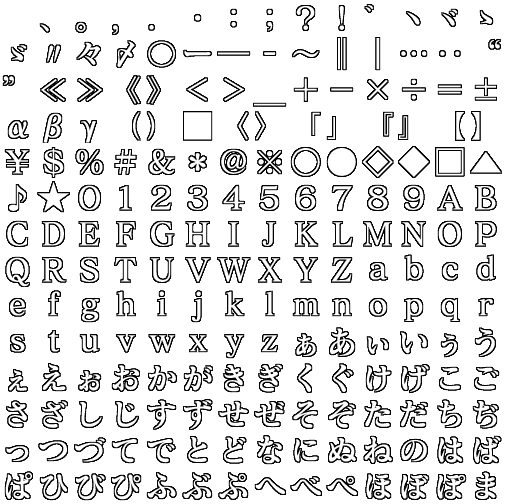
#> input picture glyphTable/seif/entry_002.png, 512 x 504 px
$ python -i character_to_glyph_table_tool.py   (imports and definitions only)
#> lines starting #> are read from the running program, lines starting #| are printed output that depends on the picture; after the words box and inside, x2 and y2 are one past the last pixel; in counts of white or black regions, pixels touching at a corner belong together
#> further down, picture is the input picture: PIL image 512x504 P; mean R, G, B, A 29.1, 29.1, 29.1, 59.6
import os
import json
import subprocess
import numpy as np
from pathlib import Path
from Constants import normal_char
from PIL import Image, ImageDraw, ImageFont, ImageFilter

FONT_STYLE_WHITE = "white"
FONT_STYLE_OUTLINE = "outline"

# 最终的颜色值 = MAX_COLORS_PER_IMAGE * ALPHA_LEVELS
# 例如 4bpp = 8 * 2 = 4 * 4
# 纯白最大的调色板数量
WHITE_MAX_COLORS_PER_IMAGE = 8
# 纯白透明度分级数量（比如 2/4/6/8）
WHITE_ALPHA_LEVELS = 2

# 黑色描边最大的调色板数量
OUTLINE_MAX_COLORS_PER_IMAGE = 4
# 黑色描边透明度分级数量（比如 2/4/6/8）
OUTLINE_ALPHA_LEVELS = 3

# Unsharp 强度（0.5 - 2.0 范围）
UNSHARP_AMOUNT = 0.8
# Unsharp 高斯模糊半径
UNSHARP_RADIUS = 2.0


def optimize_alpha_unsharp(pil_img, amount=1.2, radius=1.0, threshold=0):
    """
    对 RGBA 图像的 alpha 通道做 Unsharp Mask，返回修改后 RGBA PIL Image。
    如果没有 scipy，也会使用 PIL 的 GaussianBlur 做近似。
    """
#> called with amount = 1.2, radius = 1, threshold = 0
    if pil_img.mode != "RGBA":
        pil_img = pil_img.convert("RGBA")
    arr = np.array(pil_img, dtype=np.float32)
    alpha = arr[:, :, 3]
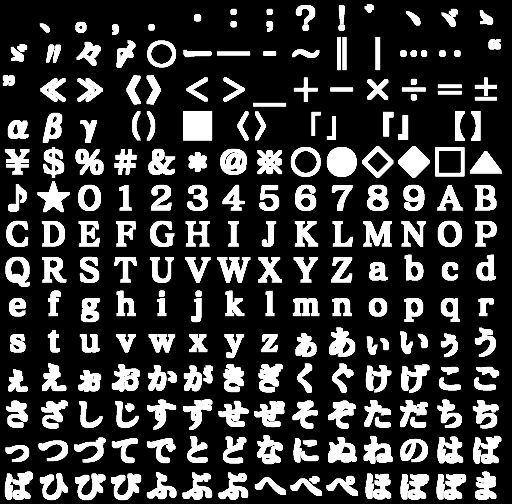
#> alpha: shape (504, 512) float32; min 0, max 255, mean 59.6

    try:
        # 优先使用 scipy 的 gaussian_filter
        from scipy import ndimage
        blurred = ndimage.gaussian_filter(alpha, sigma=radius)
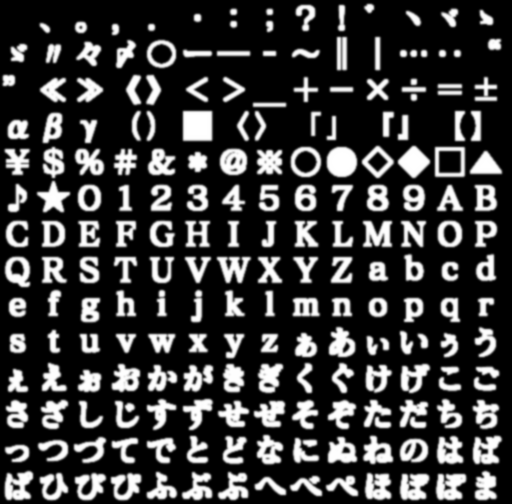
#> blurred: shape (504, 512) float32; min 0, max 255, mean 59.6
    except Exception:
        # 回退：PIL 的 GaussianBlur（注意：PIL blur 对数组要先转回图像）
        blurred_img = Image.fromarray(alpha.astype(np.uint8)).filter(ImageFilter.GaussianBlur(radius))
        blurred = np.array(blurred_img, dtype=np.float32)

    mask = alpha - blurred
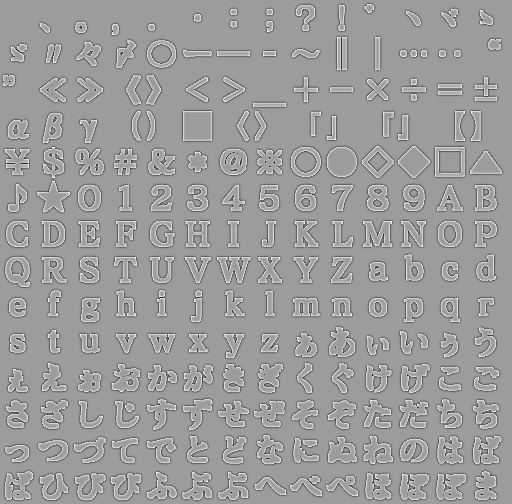
#> mask: shape (504, 512) float32; min -207.6, max 131.1, mean 0; drawn with min black and max white
    if threshold > 0:
        mask = np.where(np.abs(mask) > threshold, mask, 0.0)

    enhanced = alpha + amount * mask
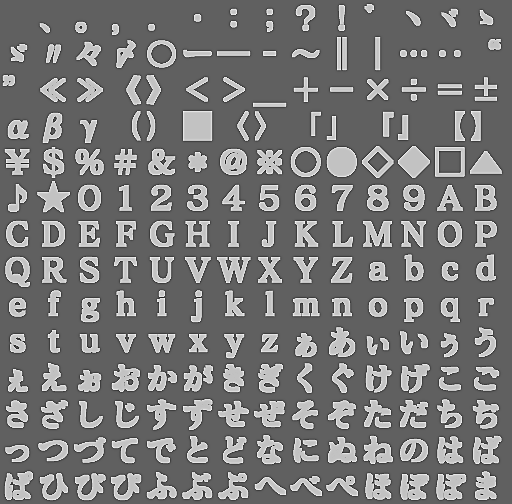
#> enhanced: shape (504, 512) float32; min -249.2, max 412.3, mean 59.6; drawn with min black and max white
    enhanced = np.clip(enhanced, 0, 255)

    # 保留原始严格透明和完全不透明的决策（避免核心被扭曲）
    core_mask = alpha >= 240
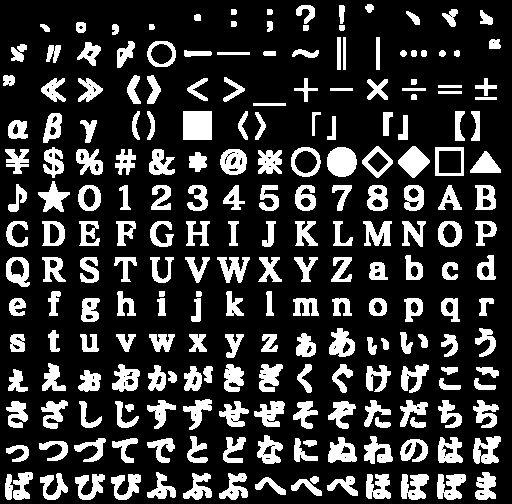
#> core_mask: shape (504, 512) bool; 21.5% white; 221 white regions, largest, box (x1, y1, x2, y2) and area: (183, 111, 212, 140) 841, (327, 147, 357, 177) 727, (398, 146, 430, 178) 589
    enhanced[core_mask] = 255
#> enhanced: shape (504, 512) float32; min 0, max 255, mean 60

    arr[:, :, 3] = enhanced.astype(np.uint8)
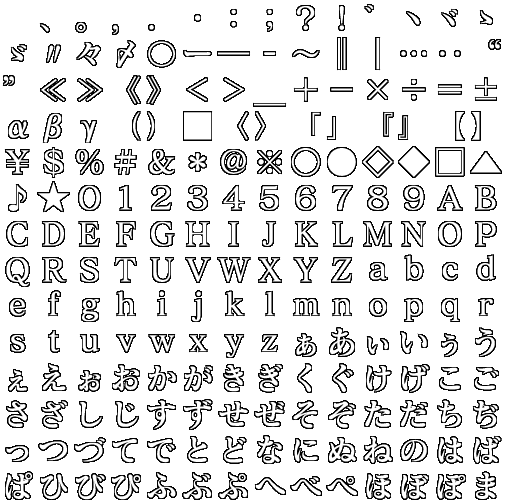
#> arr: shape (504, 512, 4) float32; mean R, G, B, A 29.1, 29.1, 29.1, 60; transparent parts drawn white
    return Image.fromarray(arr.astype(np.uint8))


# [330 lines left out: functions quantize_alpha_levels, draw_char_into_cell_mask, quantize_alpha, optimize_image_palette, render_chars_to_images, not called in this run]


# 备选字体方案
# seif/sein: 都选用 YanZhenQingDuoBaoTaBei.ttf【颜真卿多宝塔碑体】(对应游戏默认字体: 明朝)
# marf/marn: 都选用 GongFanLiZhongYuan.ttf【中圆】(对应游戏默认字体: 丸ゴシック{圆黑体})
# popf/popn: 都选用 KeAiPao-TaoZiJiu.ttf【可爱泡芙-桃子酒】(对应游戏默认字体: ボップ{泡泡体})
# gotf/gotn: 都选用 SanJiLuoLiHei-Cu.ttf【三极罗丽黑-粗】(对应游戏默认字体: ゴシック{黑体})

# 配置选项
config = {
    "seif": {
        "table_dir": "glyphTable/type/se/seif",
        "font": "glyphTable/font/YanZhenQingDuoBaoTaBei.ttf",
        "output_dir": "glyphTable/modified/seif",
        "base_font_size": 6,
        "baseline_point": 0.6,
        "outline_width": 1,
        "mode": FONT_STYLE_OUTLINE,
    },
    "sein": {
        "table_dir": "glyphTable/type/se/sein",
        "font": "glyphTable/font/YanZhenQingDuoBaoTaBei.ttf",
        "output_dir": "glyphTable/modified/sein",
        "base_font_size": 6,
        "baseline_point": 0.6,
        "outline_width": 1,
        "mode": FONT_STYLE_WHITE,
    },

    "marf": {
        "table_dir": "glyphTable/type/mar/marf",
        "font": "glyphTable/font/GongFanLiZhongYuan.ttf",
        "output_dir": "glyphTable/modified/marf",
        "base_font_size": 10,
        "baseline_point": 0.52,
        "outline_width": 1,
        "mode": FONT_STYLE_OUTLINE,
    },
    "marn": {
        "table_dir": "glyphTable/type/mar/marn",
        "font": "glyphTable/font/GongFanLiZhongYuan.ttf",
        "output_dir": "glyphTable/modified/marn",
        "base_font_size": 10,
        "baseline_point": 0.52,
        "outline_width": 1,
        "mode": FONT_STYLE_WHITE,
    },

    "popf": {
        "table_dir": "glyphTable/type/pop/popf",
        "font": "glyphTable/font/KeAiPao-TaoZiJiu.ttf",
        "output_dir": "glyphTable/modified/popf",
        "base_font_size": 8,
        "baseline_point": 0.6,
        "outline_width": 1,
        "mode": FONT_STYLE_OUTLINE,
    },
    "popn": {
        "table_dir": "glyphTable/type/pop/popn",
        "font": "glyphTable/font/KeAiPao-TaoZiJiu.ttf",
        "output_dir": "glyphTable/modified/popn",
        "base_font_size": 8,
        "baseline_point": 0.6,
        "outline_width": 1,
        "mode": FONT_STYLE_WHITE,
    },

    "gotf": {
        "table_dir": "glyphTable/type/got/gotf",
        "font": "glyphTable/font/SanJiLuoLiHei-Cu.ttf",
        "output_dir": "glyphTable/modified/gotf",
        "base_font_size": 9,
        "baseline_point": 0.5,
        "outline_width": 1,
        "mode": FONT_STYLE_OUTLINE,
    },
    "gotn": {
        "table_dir": "glyphTable/type/got/gotn",
        "font": "glyphTable/font/SanJiLuoLiHei-Cu.ttf",
        "output_dir": "glyphTable/modified/gotn",
        "base_font_size": 9,
        "baseline_point": 0.5,
        "outline_width": 1,
        "mode": FONT_STYLE_WHITE,
    }
}

# [42 lines not run here, left out]

>>> from PIL import Image
>>> picture = Image.open('glyphTable/seif/entry_002.png')
>>> result = optimize_alpha_unsharp(picture)

$ run again, on glyphTable/seif/entry_010.png
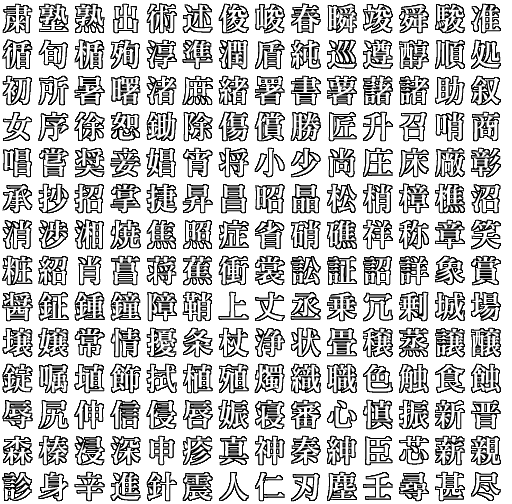
#> input picture glyphTable/seif/entry_010.png, 512 x 504 px
#> picture is the input picture: PIL image 512x504 P; mean R, G, B, A 59.9, 59.9, 59.9, 122.9
#> in optimize_alpha_unsharp, `core_mask = alpha >= 240`:
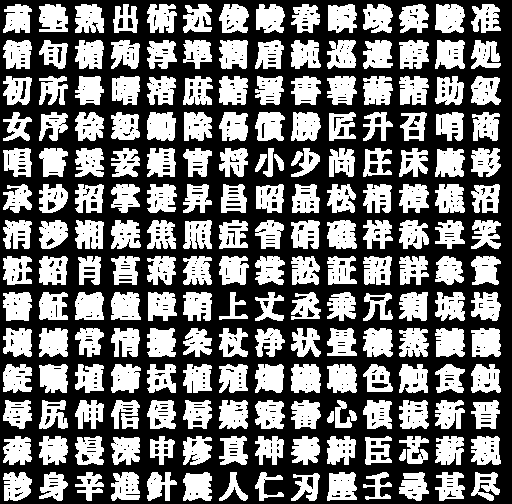
#> core_mask: shape (504, 512) bool; 45.3% white; 202 white regions, largest, box (x1, y1, x2, y2) and area: (291, 364, 321, 393) 747, (471, 328, 501, 357) 741, (435, 328, 465, 357) 735
#> in optimize_alpha_unsharp, `arr[:, :, 3] = enhanced.astype(np.uint8)`:
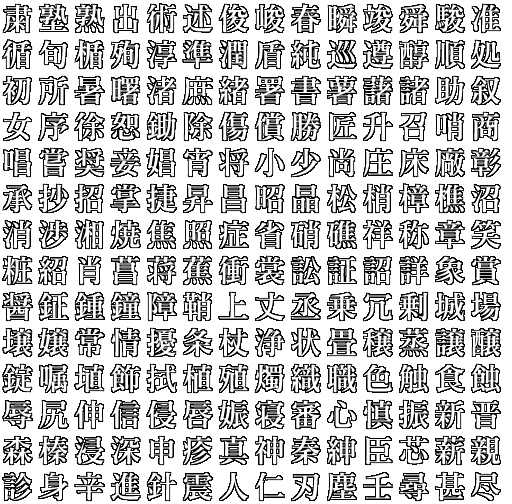
#> arr: shape (504, 512, 4) float32; mean R, G, B, A 59.9, 59.9, 59.9, 122.9; transparent parts drawn white

$ run again, on glyphTable/seif/entry_012.png
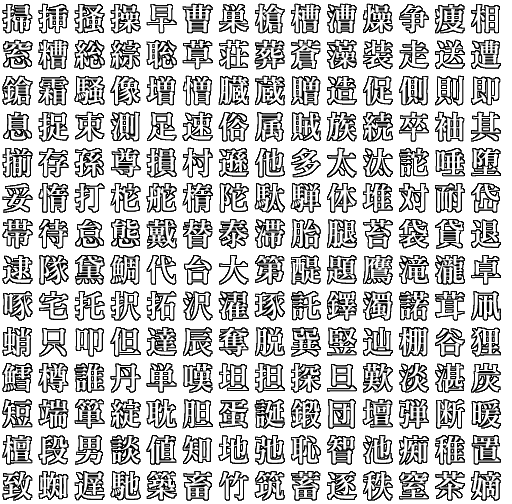
#> input picture glyphTable/seif/entry_012.png, 512 x 504 px
#> picture is the input picture: PIL image 512x504 P; mean R, G, B, A 61.9, 61.9, 61.9, 126.2
#> in optimize_alpha_unsharp, `core_mask = alpha >= 240`:
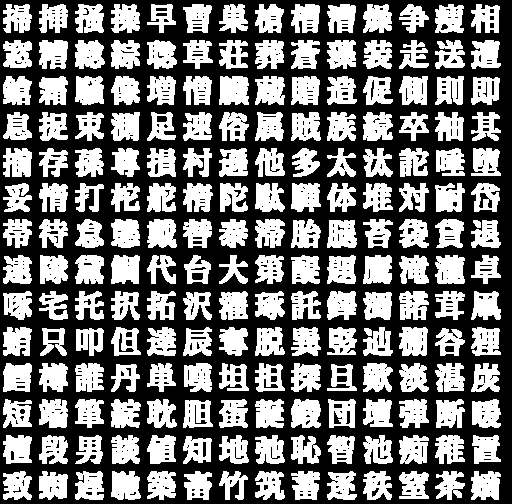
#> core_mask: shape (504, 512) bool; 46% white; 198 white regions, largest, box (x1, y1, x2, y2) and area: (219, 76, 249, 105) 775, (435, 255, 465, 284) 737, (291, 399, 321, 428) 729
#> in optimize_alpha_unsharp, `arr[:, :, 3] = enhanced.astype(np.uint8)`:
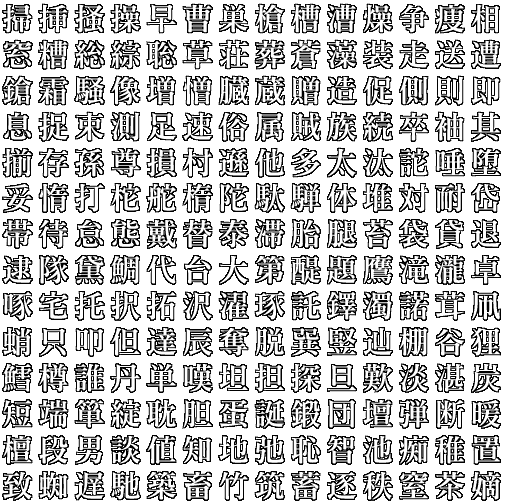
#> arr: shape (504, 512, 4) float32; mean R, G, B, A 61.9, 61.9, 61.9, 126.9; transparent parts drawn white
